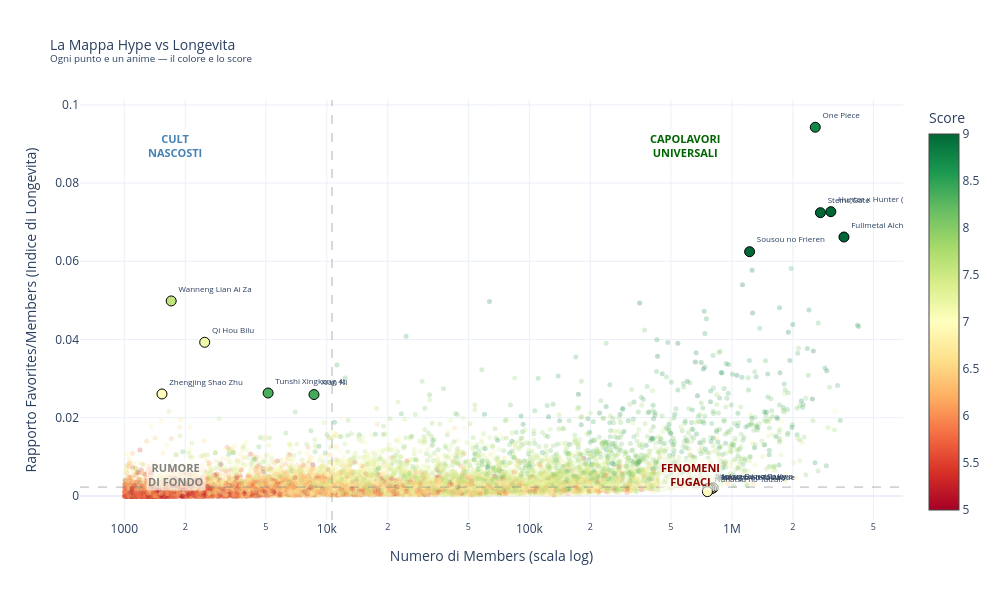

The notebook cell saved with this chart:
### Markdown cell above
## La Mappa Hype vs Longevità

La visualizzazione centrale di questa analisi è uno scatter plot che posiziona ogni anime in uno spazio bidimensionale: sull'asse x il numero di members (hype/esposizione), sull'asse y il rapporto favorites/members (longevità/amore relativo).

Questo spazio si divide in quattro quadranti naturali:
- **Alto destra**: grande hype E grande longevità — i capolavori universali
- **Alto sinistra**: piccolo hype ma alta longevità — i cult nascosti
- **Basso destra**: grande hype ma bassa longevità — i fenomeni fugaci
- **Basso sinistra**: poco seguito e poco amato — il rumore di fondo

### Code cell
import plotly.graph_objects as go

med_members   = df["members"].median()
med_fav_ratio = df["fav_ratio"].median()

top_universal = df[(df["members"] > med_members) & (df["fav_ratio"] > med_fav_ratio)].nlargest(5, "fav_ratio")
top_cult      = df[(df["members"] <= med_members) & (df["fav_ratio"] > med_fav_ratio)].nlargest(5, "fav_ratio")
top_hype      = df[(df["members"] > med_members) & (df["fav_ratio"] <= med_fav_ratio)].nlargest(5, "members")
highlighted   = pd.concat([top_universal, top_cult, top_hype])

fig = go.Figure()

# Tutti i punti
fig.add_trace(go.Scatter(
    x=df["members"],
    y=df["fav_ratio"],
    mode="markers",
    marker=dict(
        size=5, opacity=0.25,
        color=df["score"],
        colorscale="RdYlGn", cmin=5, cmax=9,
        colorbar=dict(title="Score"),
        showscale=True,
    ),
    customdata=df[["title", "score", "members", "favorites"]].values,
    hovertemplate="<b>%{customdata[0]}</b><br>Score: %{customdata[1]:.2f}<br>Members: %{customdata[2]:,.0f}<br>Favorites: %{customdata[3]:,.0f}<extra></extra>",
    showlegend=False,
))

# Punti in evidenza con etichetta
fig.add_trace(go.Scatter(
    x=highlighted["members"],
    y=highlighted["fav_ratio"],
    mode="markers+text",
    marker=dict(
        size=10, opacity=1,
        color=highlighted["score"],
        colorscale="RdYlGn", cmin=5, cmax=9,
        line=dict(color="black", width=1),
        showscale=False,
    ),
    text=highlighted["title"].str[:18],
    textposition="top right",
    textfont=dict(size=8),
    customdata=highlighted[["title", "score", "members", "favorites"]].values,
    hovertemplate="<b>%{customdata[0]}</b><br>Score: %{customdata[1]:.2f}<br>Members: %{customdata[2]:,.0f}<br>Favorites: %{customdata[3]:,.0f}<extra></extra>",
    showlegend=False,
))

# Linee di mediana
fig.add_vline(x=med_members, line_dash="dash", line_color="gray", line_width=1, opacity=0.6)
fig.add_hline(y=med_fav_ratio, line_dash="dash", line_color="gray", line_width=1, opacity=0.6)

# Label quadranti (coordinate relative al plot area)
quadrants = [
    (0.78, 0.93, "CAPOLAVORI<br>UNIVERSALI", "darkgreen"),
    (0.08, 0.93, "CULT<br>NASCOSTI",          "steelblue"),
    (0.78, 0.07, "FENOMENI<br>FUGACI",        "darkred"),
    (0.08, 0.07, "RUMORE<br>DI FONDO",        "gray"),
]
for x, y, text, color in quadrants:
    fig.add_annotation(
        xref="paper", yref="paper", x=x, y=y,
        text=f"<b>{text}</b>",
        showarrow=False,
        font=dict(color=color, size=11),
        align="center",
        bgcolor="rgba(255,255,255,0.6)",
    )

fig.update_layout(
    title=dict(text="La Mappa Hype vs Longevita<br><sup>Ogni punto e un anime — il colore e lo score</sup>",
               font=dict(size=14)),
    xaxis=dict(type="log", title="Numero di Members (scala log)"),
    yaxis=dict(title="Rapporto Favorites/Members (Indice di Longevita)"),
    template="plotly_white",
    height=600, width=1000,
    hovermode="closest",
)
fig.show()

### Figure 1 — Plotly figure (JSON) as saved in the notebook; plotly's stock layout.template omitted (floating-point values rounded to 4 significant figures; data arrays with more than 128 entries replaced by an {"elided": "..."} marker saying what was removed)
{"data": [{"customdata": {"elided": "11729x4 mixed values"}, "hovertemplate": "<b>%{customdata[0]}</b><br>Score: %{customdata[1]:.2f}<br>Members: %{customdata[2]:,.0f}<br>Favorites: %{customdata[3]:,.0f}<extra></extra>", "marker": {"cmax": 9, "cmin": 5, "color": {"elided": "11729 float values"}, "colorbar": {"title": {"text": "Score"}}, "colorscale": [[0.0, "rgb(165,0,38)"], [0.1, "rgb(215,48,39)"], [0.2, "rgb(244,109,67)"], [0.3, "rgb(253,174,97)"], [0.4, "rgb(254,224,139)"], [0.5, "rgb(255,255,191)"], [0.6, "rgb(217,239,139)"], [0.7, "rgb(166,217,106)"], [0.8, "rgb(102,189,99)"], [0.9, "rgb(26,152,80)"], [1.0, "rgb(0,104,55)"]], "opacity": 0.25, "showscale": true, "size": 5}, "mode": "markers", "showlegend": false, "x": {"elided": "11729 int values"}, "y": {"elided": "11729 float values"}, "type": "scatter"}, {"customdata": [["One Piece", 8.73, 2581334, 243358], ["Hunter x Hunter (2011)", 9.03, 3080867, 223927], ["Steins;Gate", 9.07, 2737090, 198245], ["Fullmetal Alchemist: Brotherhood", 9.1, 3576199, 236754], ["Sousou no Frieren", 9.29, 1223219, 76383], ["Wanneng Lian Ai Zahuo Dian", 7.59, 1705, 85], ["Qi Hou Bilu", 7.15, 2495, 98], ["Tunshi Xingkong 4th Season", 8.36, 5131, 135], ["Zhengjing Shao Zhu de Xingfu Shenghuo", 6.97, 1535, 40], ["Xian Ni", 8.39, 8644, 224], ["Ao no Exorcist: Kyoto Fujouou-hen", 7.34, 809045, 1654], ["Boku no Hero Academia the Movie 1: Futari no Hero", 7.52, 793296, 1440], ["Nanatsu no Taizai: Kamigami no Gekirin", 6.47, 777248, 1393], ["Shokugeki no Souma: San no Sara - Tootsuki Ressha-hen", 7.93, 760718, 1428], ["Nanatsu no Taizai: Seisen no Shirushi", 6.95, 757236, 820]], "hovertemplate": "<b>%{customdata[0]}</b><br>Score: %{customdata[1]:.2f}<br>Members: %{customdata[2]:,.0f}<br>Favorites: %{customdata[3]:,.0f}<extra></extra>", "marker": {"cmax": 9, "cmin": 5, "color": [8.73, 9.03, 9.07, 9.1, 9.29, 7.59, 7.15, 8.36, 6.97, 8.39, 7.34, 7.52, 6.47, 7.93, 6.95], "colorscale": [[0.0, "rgb(165,0,38)"], [0.1, "rgb(215,48,39)"], [0.2, "rgb(244,109,67)"], [0.3, "rgb(253,174,97)"], [0.4, "rgb(254,224,139)"], [0.5, "rgb(255,255,191)"], [0.6, "rgb(217,239,139)"], [0.7, "rgb(166,217,106)"], [0.8, "rgb(102,189,99)"], [0.9, "rgb(26,152,80)"], [1.0, "rgb(0,104,55)"]], "line": {"color": "black", "width": 1}, "opacity": 1, "showscale": false, "size": 10}, "mode": "markers+text", "showlegend": false, "text": ["One Piece", "Hunter x Hunter (2", "Steins;Gate", "Fullmetal Alchemis", "Sousou no Frieren", "Wanneng Lian Ai Za", "Qi Hou Bilu", "Tunshi Xingkong 4t", "Zhengjing Shao Zhu", "Xian Ni", "Ao no Exorcist: Ky", "Boku no Hero Acade", "Nanatsu no Taizai:", "Shokugeki no Souma", "Nanatsu no Taizai:"], "textfont": {"size": 8}, "textposition": "top right", "x": [2581334, 3080867, 2737090, 3576199, 1223219, 1705, 2495, 5131, 1535, 8644, 809045, 793296, 777248, 760718, 757236], "y": [0.09428, 0.07268, 0.07243, 0.0662, 0.06244, 0.04985, 0.03928, 0.02631, 0.02606, 0.02591, 0.002044, 0.001815, 0.001792, 0.001877, 0.001083], "type": "scatter"}], "layout": {"shapes": [{"line": {"color": "gray", "dash": "dash", "width": 1}, "opacity": 0.6, "type": "line", "x0": 10610.0, "x1": 10610.0, "xref": "x", "y0": 0, "y1": 1, "yref": "y domain"}, {"line": {"color": "gray", "dash": "dash", "width": 1}, "opacity": 0.6, "type": "line", "x0": 0, "x1": 1, "xref": "x domain", "y0": 0.002247, "y1": 0.002247, "yref": "y"}], "annotations": [{"align": "center", "bgcolor": "rgba(255,255,255,0.6)", "font": {"color": "darkgreen", "size": 11}, "showarrow": false, "text": "<b>CAPOLAVORI<br>UNIVERSALI</b>", "x": 0.78, "xref": "paper", "y": 0.93, "yref": "paper"}, {"align": "center", "bgcolor": "rgba(255,255,255,0.6)", "font": {"color": "steelblue", "size": 11}, "showarrow": false, "text": "<b>CULT<br>NASCOSTI</b>", "x": 0.08, "xref": "paper", "y": 0.93, "yref": "paper"}, {"align": "center", "bgcolor": "rgba(255,255,255,0.6)", "font": {"color": "darkred", "size": 11}, "showarrow": false, "text": "<b>FENOMENI<br>FUGACI</b>", "x": 0.78, "xref": "paper", "y": 0.07, "yref": "paper"}, {"align": "center", "bgcolor": "rgba(255,255,255,0.6)", "font": {"color": "gray", "size": 11}, "showarrow": false, "text": "<b>RUMORE<br>DI FONDO</b>", "x": 0.08, "xref": "paper", "y": 0.07, "yref": "paper"}], "title": {"font": {"size": 14}, "text": "La Mappa Hype vs Longevita<br><sup>Ogni punto e un anime — il colore e lo score</sup>"}, "xaxis": {"type": "log", "title": {"text": "Numero di Members (scala log)"}}, "yaxis": {"title": {"text": "Rapporto Favorites/Members (Indice di Longevita)"}}, "height": 600, "width": 1000, "hovermode": "closest"}}
